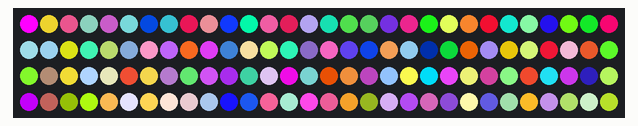
Simulated run of this sketch. Board: Arduino Uno, built with avr-gcc and run on an emulated ATmega328P. On the bench: 120 RGB LEDs in strip order, left to right, continuing on the next row. Random numbers use the default seed unless the sketch sets one; what the sketch prints to the serial monitor is not drawn.

Above: at 0.05 s.

The sketch:

light_test.ino
```cpp
#include <NeoPixelBus.h>
#include <NeoPixelAnimator.h>

const uint16_t PixelCount = 120; // make sure to set this to the number of pixels in your strip
const uint8_t PixelPin = 14;  // make sure to set this to the correct pin, ignored for Esp8266

NeoPixelBus<NeoGrbFeature, Neo800KbpsMethod> strip(PixelCount, PixelPin);

void setup()
{
    Serial.begin(115200);
    while (!Serial); // wait for serial attach

    strip.Begin();
    strip.Show();


    for (uint16_t pixel = 0; pixel < PixelCount; pixel++)
    {
        RgbColor color = RgbColor(random(255), random(255), random(255));
        strip.SetPixelColor(pixel, color);
    }
    strip.Show();
    Serial.println();
    Serial.println("Running...");
}


void clear_led() {
  for (int i = 0; i < PixelCount; i++) {
    strip.SetPixelColor(i, RgbColor(0, 0, 0));
  }
}

void loop()
{
   for(int i  = 0; i<PixelCount; i++){
    strip.SetPixelColor(i,RgbColor(255, 0, 255) );
    strip.Show();
    delay(50);
    clear_led();
   }

}
```
